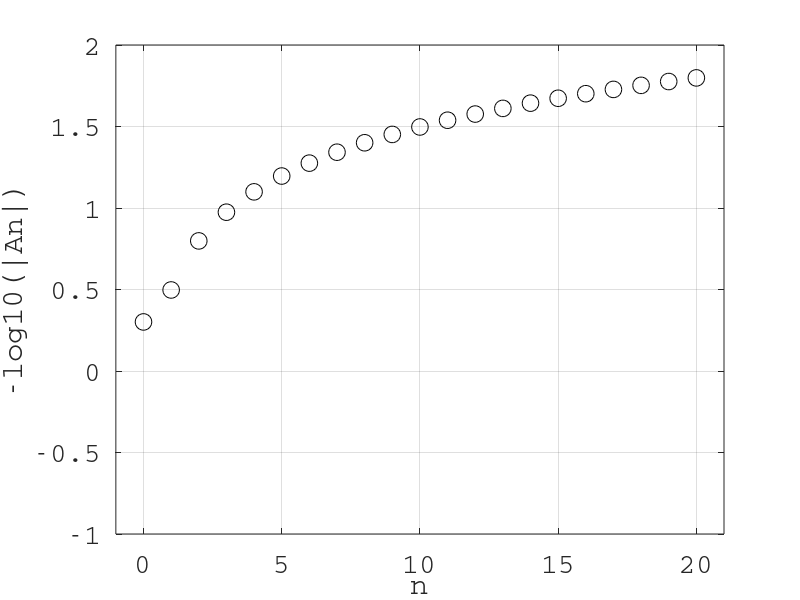

The MATLAB source for this figure:
clear;
home;
close;
pkg load signal;

%n is a constant
function retval = An(n)
	retval = -1.0./n/pi;
endfunction

S = [0.5 An([1:20])];

plot([0:20],-log10(abs(S)),'o','color','black','markersize',12);
grid on;
axis([-1 21 -1 2]);
xlabel("n","fontname","Courier","fontsize",20);
ylabel("-log10(|An|)","fontname","Courier","fontsize",20);
set(gca(),"fontname","Courier","fontsize",20);
